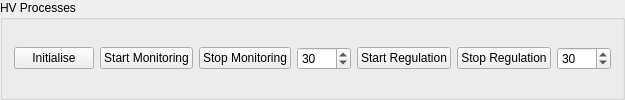
         <widget class="QGroupBox" name="groupBox_8">
          <property name="title">
           <string>HV Processes</string>
          </property>
          <layout class="QHBoxLayout" name="horizontalLayout_4">
           <item>
            <widget class="QPushButton" name="pbHVInitialise">
             <property name="text">
              <string>Initialise</string>
             </property>
            </widget>
           </item>
           <item>
            <widget class="QPushButton" name="pbHVStartMonitoring">
             <property name="text">
              <string>Start Monitoring</string>
             </property>
            </widget>
           </item>
           <item>
            <widget class="QPushButton" name="pbHVStopMonitoring">
             <property name="text">
              <string>Stop Monitoring</string>
             </property>
            </widget>
           </item>
           <item>
            <widget class="QSpinBox" name="sbHVMonitorPeriod">
             <property name="minimum">
              <number>1</number>
             </property>
             <property name="maximum">
              <number>3600</number>
             </property>
             <property name="value">
              <number>30</number>
             </property>
            </widget>
           </item>
           <item>
            <widget class="QPushButton" name="pbHVStartRegulation">
             <property name="text">
              <string>Start Regulation</string>
             </property>
            </widget>
           </item>
           <item>
            <widget class="QPushButton" name="pbHVStopRegulation">
             <property name="text">
              <string>Stop Regulation</string>
             </property>
            </widget>
           </item>
           <item>
            <widget class="QSpinBox" name="sbHVRegulationPeriod">
             <property name="minimum">
              <number>1</number>
             </property>
             <property name="maximum">
              <number>3600</number>
             </property>
             <property name="value">
              <number>30</number>
             </property>
            </widget>
           </item>
          </layout>
         </widget>
